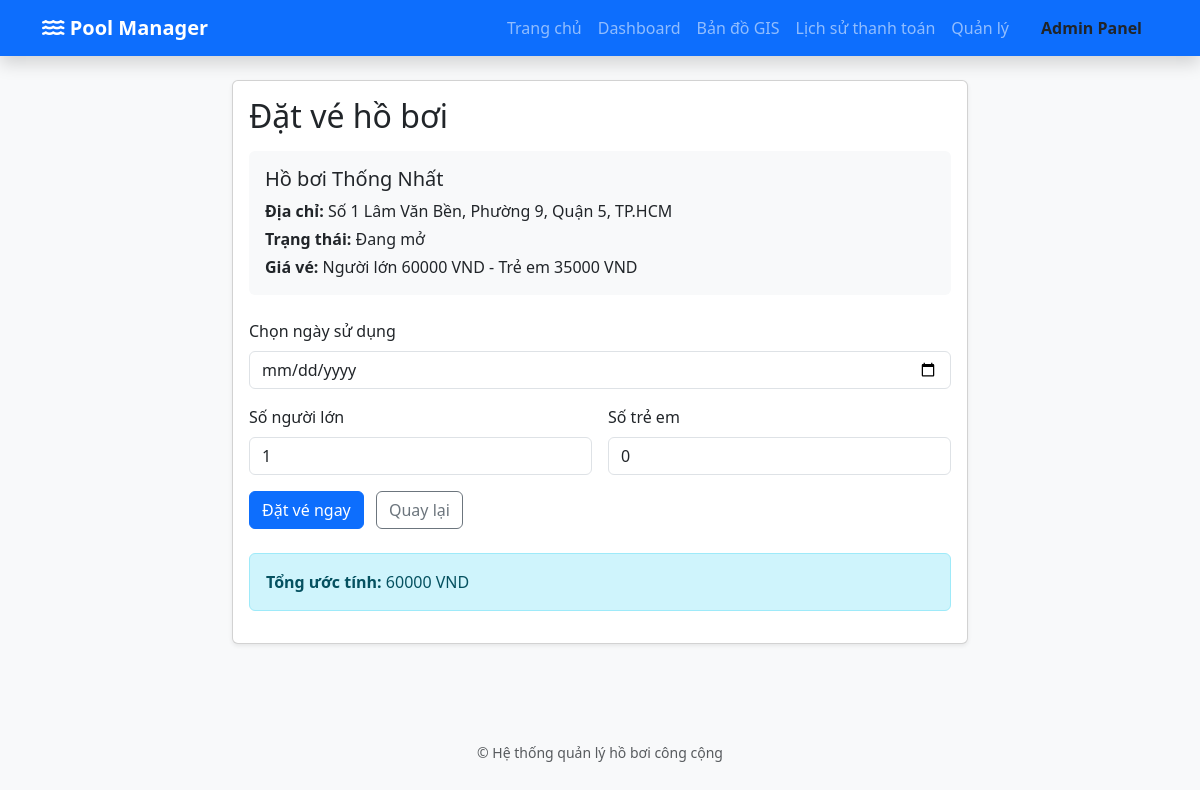
The page /dat-ve/1/ on the database as committed earlier.
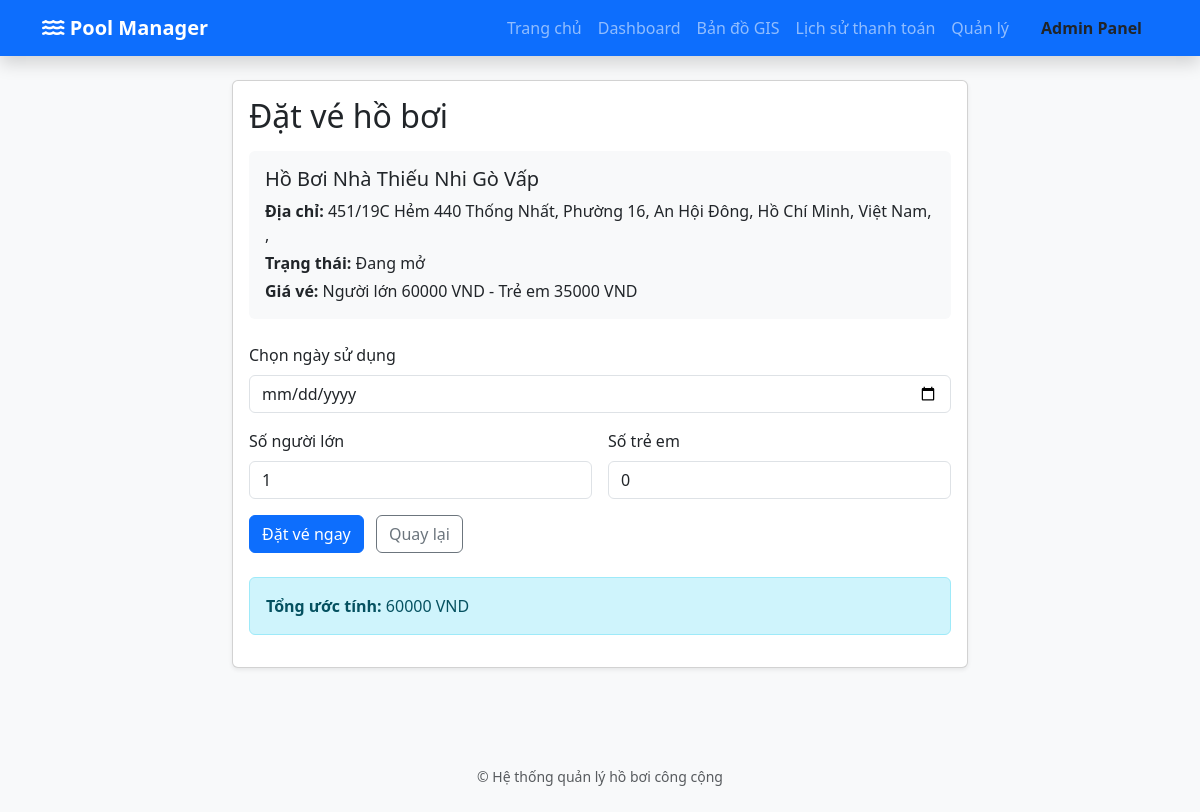
The same page on the database as committed later.
### quan_ly_ho_boi/models.py (models this page shows, shortened)
class HoBoi(models.Model):
    TRANG_THAI_CHOICES = [
        ('MO', 'Đang mở'),
        ('BAO_TRI', 'Bảo trì'),
        ('DONG', 'Đóng cửa'),
    ]
    ten_ho = models.CharField(max_length=200, verbose_name="Tên hồ bơi")
    dia_chi = models.TextField(verbose_name="Địa chỉ")
    do_sau = models.FloatField(help_text="Độ sâu tính bằng mét", verbose_name="Độ sâu (m)")
    suc_chua = models.IntegerField(verbose_name="Sức chứa tối đa")
    vi_do = models.FloatField(verbose_name="Vĩ độ")
    kinh_do = models.FloatField(verbose_name="Kinh độ")
    gia_ve_nguoi_lon = models.DecimalField(max_digits=10, decimal_places=0, default=Decimal('50000'), verbose_name="Giá vé người lớn")
    gia_ve_tre_em = models.DecimalField(max_digits=10, decimal_places=0, default=Decimal('30000'), verbose_name="Giá vé trẻ em")
    trang_thai = models.CharField(max_length=20, choices=TRANG_THAI_CHOICES, default='MO', verbose_name="Trạng thái")
    hinh_anh = models.ImageField(upload_to='ho_boi/', blank=True, null=True, verbose_name="Hình ảnh")
    class Meta:
        verbose_name = "Hồ bơi"
        verbose_name_plural = "Danh sách Hồ bơi"

### quan_ly_ho_boi/views.py (the view)
# urls.py: path('dat-ve/<int:ho_boi_id>/', views.dat_ve, name='dat_ve'),
def dat_ve(request: HttpRequest, ho_boi_id: int):
    ho_boi = get_object_or_404(HoBoi, id=ho_boi_id)
    errors = []
    form_data = {
        'ngay_su_dung': '',
        'so_luong_nguoi_lon': '1',
        'so_luong_tre_em': '0',
    }
    tong_tien = None
    success_message = None
    if request.method == 'POST':
        form_data['ngay_su_dung'] = request.POST.get('ngay_su_dung', '')
        form_data['so_luong_nguoi_lon'] = request.POST.get('so_luong_nguoi_lon', '1')
        form_data['so_luong_tre_em'] = request.POST.get('so_luong_tre_em', '0')
        if not form_data['ngay_su_dung']:
            errors.append('Vui lòng chọn ngày sử dụng.')
        try:
            ngay_su_dung = parse_date(form_data['ngay_su_dung'])
            if ngay_su_dung is None:
                raise ValueError('Ngày không hợp lệ.')
        except ValueError:
            errors.append('Ngày sử dụng không hợp lệ.')
            ngay_su_dung = None
        try:
            so_luong_nguoi_lon = int(form_data['so_luong_nguoi_lon'])
            so_luong_tre_em = int(form_data['so_luong_tre_em'])
            if so_luong_nguoi_lon < 0 or so_luong_tre_em < 0:
                raise ValueError()
        except ValueError:
            errors.append('Số lượng trẻ em và người lớn phải là số nguyên không âm.')
            so_luong_nguoi_lon = 1
            so_luong_tre_em = 0
        if not errors and ngay_su_dung:
            current_user = request.user if request.user.is_authenticated else None
            if current_user is None:
                current_user, _ = User.objects.get_or_create(
                    username='guest',
                    defaults={'first_name': 'Khách ẩn danh'}
                )
            dat_ve = DatVe(
                khach_hang=current_user,
                ho_boi=ho_boi,
                ngay_su_dung=ngay_su_dung,
                so_luong_nguoi_lon=so_luong_nguoi_lon,
                so_luong_tre_em=so_luong_tre_em,
            )
            dat_ve.save()
            return redirect('checkout', datve_id=dat_ve.id)
    else:
        tong_tien = (Decimal(ho_boi.gia_ve_nguoi_lon) * Decimal(form_data['so_luong_nguoi_lon'])
                     + Decimal(ho_boi.gia_ve_tre_em) * Decimal(form_data['so_luong_tre_em']))
    if ho_boi:
        try:
            tong_tien = (Decimal(ho_boi.gia_ve_nguoi_lon) * Decimal(form_data['so_luong_nguoi_lon'])
                         + Decimal(ho_boi.gia_ve_tre_em) * Decimal(form_data['so_luong_tre_em']))
        except Exception:
            tong_tien = None
    return render(request, 'quan_ly_ho_boi/booking.html', {
        'ho_boi': ho_boi,
        'errors': errors,
        'form_data': form_data,
        'tong_tien': tong_tien,
        'success_message': success_message,
    })

### quan_ly_ho_boi/templates/quan_ly_ho_boi/booking.html (shortened to what this page needs)
{% extends 'quan_ly_ho_boi/base.html' %}
{% block content %}
<div class="row justify-content-center">
    <div class="col-lg-8">
        <div class="card shadow-sm mb-4">
            <div class="card-body">
                <h2 class="card-title mb-3">Đặt vé hồ bơi</h2>
                <div class="mb-4 p-3 bg-light rounded">
                    <h5 class="mb-2">{{ ho_boi.ten_ho }}</h5>
                    <p class="mb-1"><strong>Địa chỉ:</strong> {{ ho_boi.dia_chi }}</p>
                    <p class="mb-1"><strong>Trạng thái:</strong> {{ ho_boi.get_trang_thai_display }}</p>
                    <p class="mb-0"><strong>Giá vé:</strong> Người lớn {{ ho_boi.gia_ve_nguoi_lon }} VND - Trẻ em {{ ho_boi.gia_ve_tre_em }} VND</p>
                </div>
                <form method="post">
                    <div class="mb-3">
                        <label for="ngay_su_dung" class="form-label">Chọn ngày sử dụng</label>
                        <input type="date" id="ngay_su_dung" name="ngay_su_dung" class="form-control" value="{{ form_data.ngay_su_dung }}">
                    </div>
                    <div class="row g-3">
                        <div class="col-md-6">
                            <label for="so_luong_nguoi_lon" class="form-label">Số người lớn</label>
                            <input type="number" id="so_luong_nguoi_lon" name="so_luong_nguoi_lon" min="0" class="form-control" value="{{ form_data.so_luong_nguoi_lon }}">
                        </div>
                        <div class="col-md-6">
                            <label for="so_luong_tre_em" class="form-label">Số trẻ em</label>
                            <input type="number" id="so_luong_tre_em" name="so_luong_tre_em" min="0" class="form-control" value="{{ form_data.so_luong_tre_em }}">
                        </div>
                    </div>
                    <div class="mt-3">
                        <button type="submit" class="btn btn-primary">Đặt vé ngay</button>
                        <a href="{% url 'home' %}" class="btn btn-outline-secondary ms-2">Quay lại</a>
                    </div>
                </form>
                {% if tong_tien is not None %}
                <div class="mt-4 alert alert-info">
                    <strong>Tổng ước tính:</strong> {{ tong_tien }} VND
                </div>
                {% endif %}
            </div>
        </div>
    </div>
</div>
{% endblock %}

Rows that differ between the two databases and show on the page:
changed HoBoi "Đang mở": ten_ho "Hồ bơi Thống Nhất" → "Hồ Bơi Nhà Thiếu Nhi Gò Vấp"; dia_chi "Số 1 Lâm Văn Bền, Phường 9, Quận 5, TP.HCM" → "451/19C Hẻm 440 Thống Nhất, Phường 16, An Hội Đông, Hồ Chí Minh, Việt Nam, ,"
